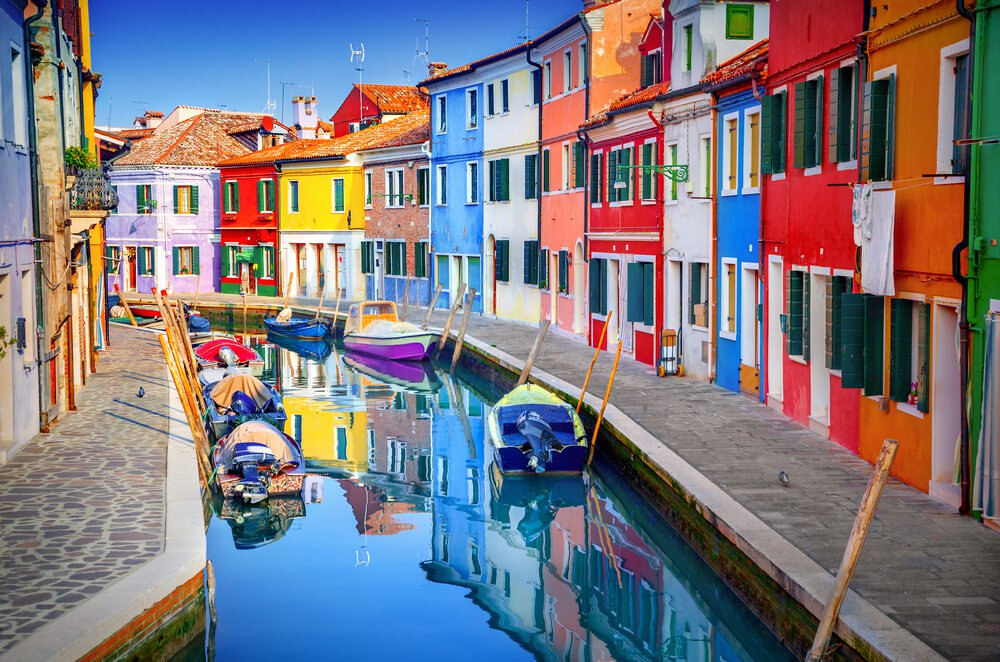
#> input picture colorpic.jpg, 1000 x 662 px
$ jupyter execute DSE_19103_Devesh-Sharma_code.ipynb   (shell and % lines are left out)
#> lines starting #> are read from the running program, lines starting #| are printed output that depends on the picture
# Color Detection, Clustering and Image Labelling Model

[cell 1]
%pylab inline

[cell 2]
import cv2 as cv
import pandas as pd
from sklearn.cluster import KMeans

[cell 3]
img = cv.imread('colorpic.jpg')
#> img is the input picture: shape (662, 1000, 3); mean B, G, R 127.2, 120.1, 124.8
img2 = img
img4= cv.cvtColor(img,cv.COLOR_BGR2RGB)
clicked = False
r = g = b = xpos = ypos = 0

plt.imshow(img4)
plt.show()

[cell 4]
index=["color","color_name","hex","R","G","B"]
csv = pd.read_csv('colors.csv', names=index, header=None)
#> (reads colors.csv from the repository)
csv

[cell 5]
def getColorName(R,G,B):
    minimum = 10000
    for i in range(len(csv)):
        d = abs(R- int(csv.loc[i,"R"])) + abs(G- int(csv.loc[i,"G"]))+ abs(B- int(csv.loc[i,"B"]))
        if(d<=minimum):
            minimum = d
            cname = csv.loc[i,"color_name"]
    return cname


def draw_function(event, x,y,flags,param):
    if event == cv.EVENT_LBUTTONDBLCLK:
        global b,g,r,xpos,ypos, clicked
        clicked = True
        xpos = x
        ypos = y
        b,g,r = img[y,x]
        b = int(b)
        g = int(g)
        r = int(r)

[cell 6]
cv.namedWindow('image')
cv.setMouseCallback('image',draw_function)

while(1):

    cv.imshow("image",img)
    if (clicked):

        #cv2.rectangle(image, startpoint, endpoint, color, thickness)-1 fills entire rectangle
        cv.rectangle(img,(20,20), (750,60), (b,g,r), -1)

        #Creating text string to display( Color name and RGB values )
        text = getColorName(r,g,b) + ' R='+ str(r) +  ' G='+ str(g) +  ' B='+ str(b)

        #cv2.putText(img,text,start,font(0-7),fontScale,color,thickness,lineType )
        cv.putText(img, text,(50,50),2,0.8,(255,255,255),2,cv.LINE_AA)

        #For very light colours we will display text in black colour
        if(r+g+b>=600):
            cv.putText(img, text,(50,50),2,0.8,(0,0,0),2,cv.LINE_AA)

        clicked=False

    #Break the loop when user hits 'esc' key
    if cv.waitKey(20) & 0xFF ==27:
#> (key Esc is pressed here)
        break

cv.destroyAllWindows()

## Clustering

[cell 7]
img3 = img4.reshape((img.shape[1]*img.shape[0],3))

#### Elbow Method

[cell 8]
md=[]
for i in range(1,21):
    kmeans=KMeans(n_clusters=i)
    kmeans.fit(img3)
    o=kmeans.inertia_
    md.append(o)
#> after the loop, md = [9.31e+09, 5.07e+09, 3.64e+09, 2.56e+09, 1.94e+09, 1.61e+09, 1.39e+09, 1.23e+09, 1.06e+09, 962842583, 908964077.2, 852247248.5, 798463324, 764496477.1, 720215630.6, 695724957.9, 646800202.8, 634857181.5, 588685716.3, 574500383.5]
##print(md)
plt.plot(list(np.arange(1,21)),md)
plt.show()
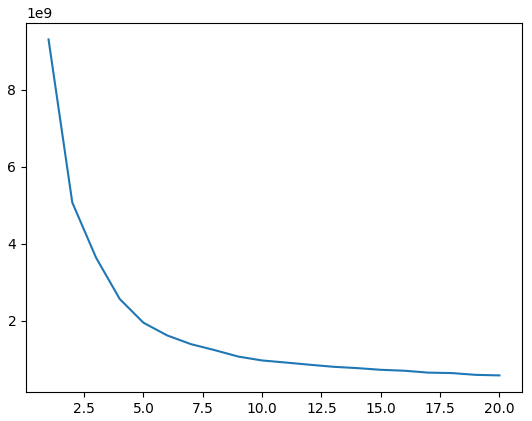
#> figure drawn by matplotlib, 1 panel; curve peaks at x = 1, y = 9.31e+09

## Color Cluster trainning and representation

[cell 9]
i = int(input('Enter the number of color cluster you want to form: \n'))
#> the answer given: 3
kmeans=KMeans(n_clusters= i)
s=kmeans.fit(img3)

labels=kmeans.labels_

centroid=kmeans.cluster_centers_
labels=list(labels)
percent=[]

for i in range(len(centroid)):
    j=labels.count(i)
    j=j/(len(labels))
    percent.append(j)
plt.pie(percent,colors=np.array(centroid/255),labels=np.arange(len(centroid)))
plt.show()
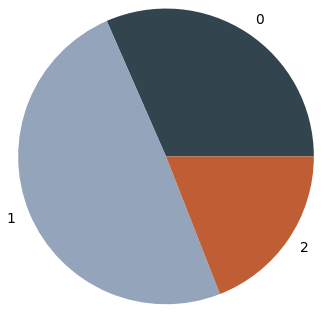
#> figure drawn by matplotlib, 1 panel

[cell 10]
#BGR code for centroid of all clusters
centroid

### Color Cluster dataset generation

[cell 11]
centroid_int = centroid.astype(np.int32)
centroid_int[0]

[cell 12]
## dictionary formation of the centroid's upper and lower limit in hsv scale and name of color from dataset
color_dict_HSV = {}

for i in centroid_int:
    input_color = np.uint8([[i]]) #here insert the bgr values which you want to convert to hsv
    hsv = cv.cvtColor(input_color, cv.COLOR_BGR2HSV)
    #print(hsvGreen)
    lowerLimit = hsv[0][0][0] - 10, 100, 100
    upperLimit = hsv[0][0][0] + 10, 255, 255

    b,g,r = i
    color_name = getColorName(r,g,b)

    color_dict_HSV[color_name] = [list(lowerLimit),list(upperLimit)]


color_dict_HSV

## Processing and Implementation

[cell 13]
img = cv.bilateralFilter(img2, 15, 55, 35)

# convert to hsv colorspace
hsv = cv.cvtColor(img, cv.COLOR_BGR2HSV)
#> hsv: shape (662, 1000, 3); mean H, S, V 78.7, 116.1, 162.9

output0 = img.copy()
output1 = img.copy()
final_output = img

for i in color_dict_HSV.values():

    lower_bound = np.array(i[0])
    upper_bound = np.array(i[1])

    # find the colors within the boundaries
    mask = cv.inRange(hsv, lower_bound, upper_bound)

    #define kernel size
    kernel = np.ones((5,5),np.uint8)

    # Remove unnecessary noise from mask
    mask = cv.morphologyEx(mask, cv.MORPH_CLOSE, kernel)
    mask = cv.morphologyEx(mask, cv.MORPH_OPEN, kernel)

    # Segment only the detected region
    segmented_img = cv.bitwise_and(img, img, mask = mask)

    # Find contours from the mask
    contours, hierarchy = cv.findContours(mask.copy(), cv.RETR_EXTERNAL, cv.CHAIN_APPROX_SIMPLE)
    output = cv.drawContours(segmented_img, contours, -1, (0, 0, 0), 3)
    output2 = cv.drawContours(output0.copy(), contours, -1,(0,0,0,),3)
    while(1):

        cv.imshow('image',output2)
        cv.waitKey(500)
        answer = input('Do you want to label this region?')

        if(answer == 'yes' or answer == 'Yes' or answer == 'YES'):

            r = random.randint(0,255)
            b = random.randint(0,255)
            g = random.randint(0,255)
            output1 = cv.drawContours(final_output, contours, -1, (r, b, g), 3)
            label = input('what should this region be called?')
            sorted_contours = sorted(contours, key = cv.contourArea, reverse = True)
            a = sorted_contours[0]
            M = cv.moments(a)
            cx = int(M['m10']/M['m00'])
            cy = int(M['m01']/M['m00'])
            cv.putText(output1, text = label, org = (cx,cy), fontFace= cv.FONT_HERSHEY_SIMPLEX, fontScale=0.5, color=(0,0,0),thickness=2, lineType=cv.LINE_AA)
            if(i == len(color_dict_HSV)-1):
                cv.destroyAllWindows()
                exit()
            break

        if(answer == 'no'):
            if(i == len(color_dict_HSV)-1):
                cv.destroyAllWindows()
                exit()
            break
            #Break the loop when user hits 'esc' key
        if cv.waitKey(20) & 0xFF ==27:
            break
        #plt.show()

        cv.destroyAllWindows()


final_output = cv.cvtColor(final_output, cv.COLOR_BGR2RGB)

figure(figsize=(16, 12), dpi=80)
plt.imshow(final_output)
plt.show()
